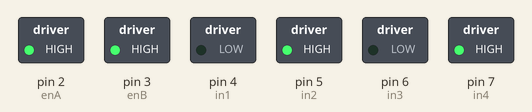
Simulated run of this sketch. Board: Arduino Uno, built with avr-gcc and run on an emulated ATmega328P. Shown: switched loads named in the sketch (green lamp = pin HIGH).

Above: at 0.1 s.
Timing chart, 0 to 1.6 s (numbered marks = the images above):
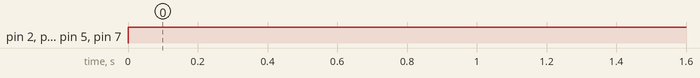

Measured:
- by itself, pin 2 (enA), pin 3 (enB), pin 5 (in2), pin 7 (in4): LOW → HIGH at 0.00 s

The sketch:

dcmotor.ino
```cpp
// Motor A connections
int enA = 2;
int in1 = 4;
int in2 = 5;
// Motor B connections
int enB = 3;
int in3 = 6;
int in4 = 7;
/*// Motor A connections
int enA = 5;
int in1 = 2;
int in2 = 3;
// Motor B connections
int enB = 6;
int in3 = 4;
int in4 = 7;*/

void setup() {
  // Set all the motor control pins to outputs
  pinMode(enA, OUTPUT);
  pinMode(enB, OUTPUT);
  pinMode(in1, OUTPUT);
  pinMode(in2, OUTPUT);
  pinMode(in3, OUTPUT);
  pinMode(in4, OUTPUT);

 /* // Turn off motors - Initial state
  digitalWrite(in1, LOW);
  digitalWrite(in2, LOW);
  digitalWrite(in3, LOW);
  digitalWrite(in4, LOW);*/
}

void loop() {
  directionControl();
  delay(1000);
  //speedControl();
  //delay(1000);
}

// This function lets you control spinning direction of motors
void directionControl() {
  // Set motors to maximum speed
  // For PWM maximum possible values are 0 to 255
  analogWrite(enA, 255);
  analogWrite(enB, 255);

  // Turn on motor A & B
  digitalWrite(in1, LOW);
  digitalWrite(in2, HIGH);
  digitalWrite(in3, LOW);
  digitalWrite(in4, HIGH);
 // delay(2000);

  // Now change motor directions
 /* digitalWrite(in1, LOW);
  digitalWrite(in2, HIGH);
  digitalWrite(in3, LOW);
  digitalWrite(in4, HIGH);
  delay(2000);

  // Turn off motors
  digitalWrite(in1, LOW);
  digitalWrite(in2, LOW);
  digitalWrite(in3, LOW);
  digitalWrite(in4, LOW);*/
}

// This function lets you control speed of the motors
/*void speedControl() {
  // Turn on motors
  digitalWrite(in1, LOW);
  digitalWrite(in2, HIGH);
  digitalWrite(in3, LOW);
  digitalWrite(in4, HIGH);

  // Accelerate from zero to maximum speed
  for (int i = 0; i < 256; i++) {
    analogWrite(enA, i);
    analogWrite(enB, i);
    delay(20);
  }

  // Decelerate from maximum speed to zero
  for (int i = 255; i >= 0; --i) {
    analogWrite(enA, i);
    analogWrite(enB, i);
    delay(20);
  }

  // Now turn off motors
  digitalWrite(in1, LOW);
  digitalWrite(in2, LOW);
  digitalWrite(in3, LOW);
  digitalWrite(in4, LOW);*/
//}
```
